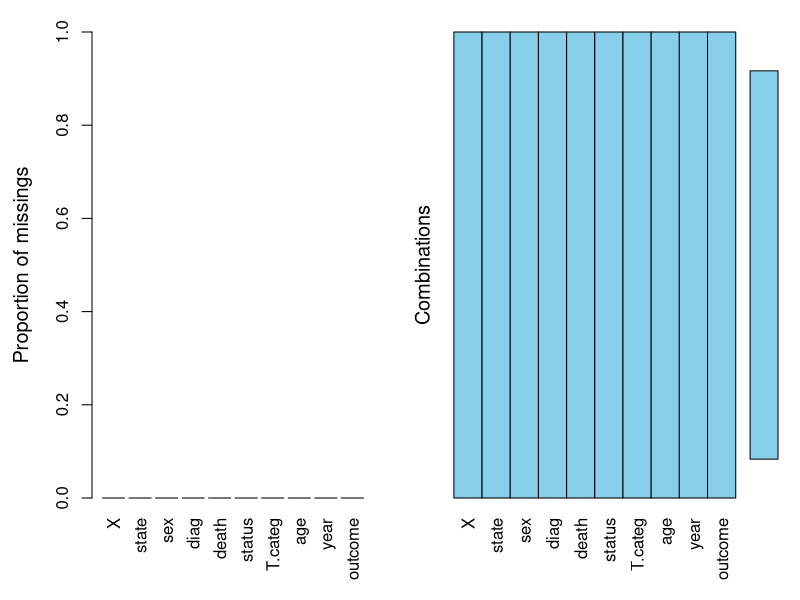
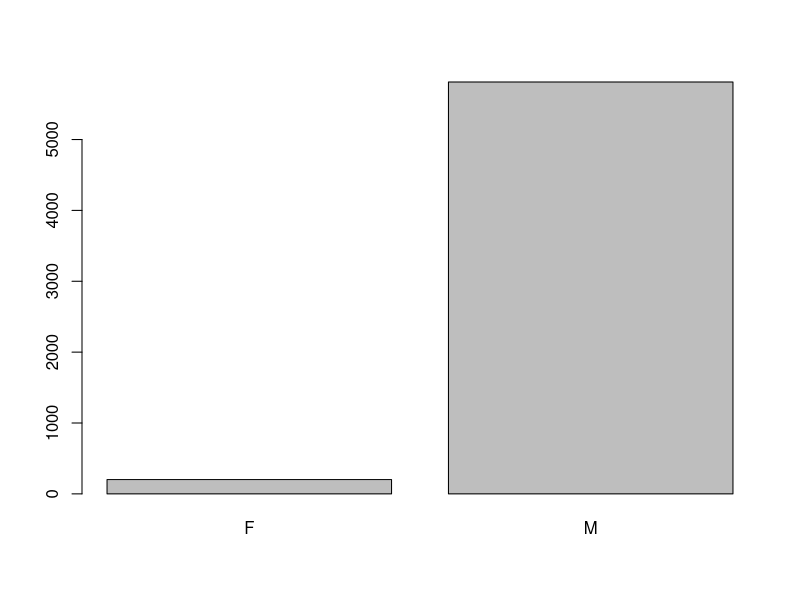
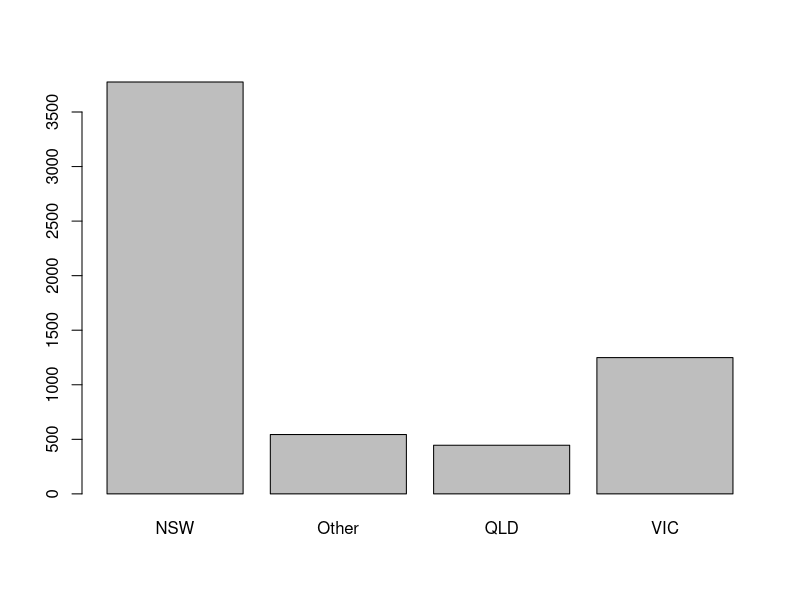
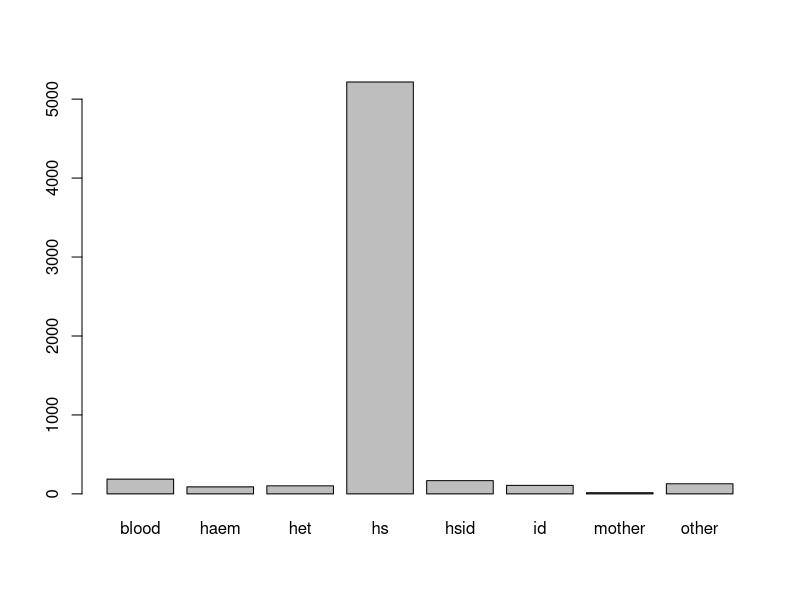
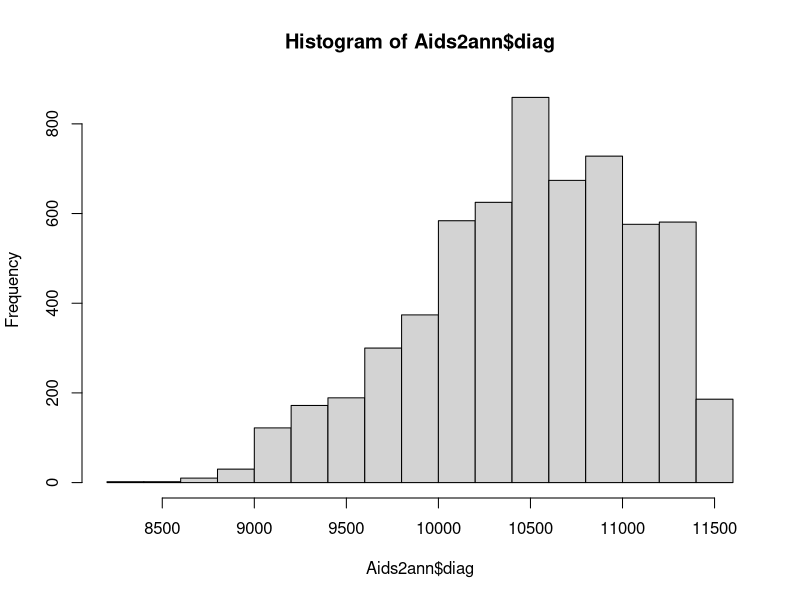
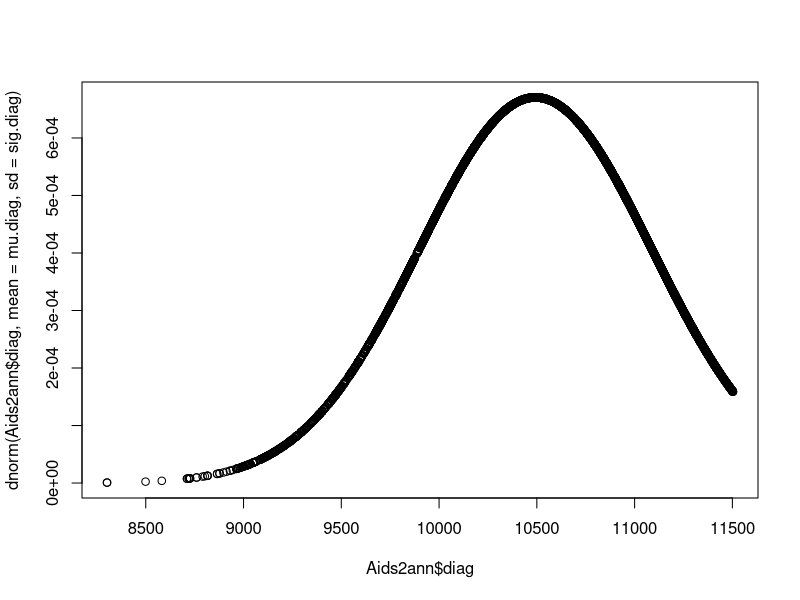
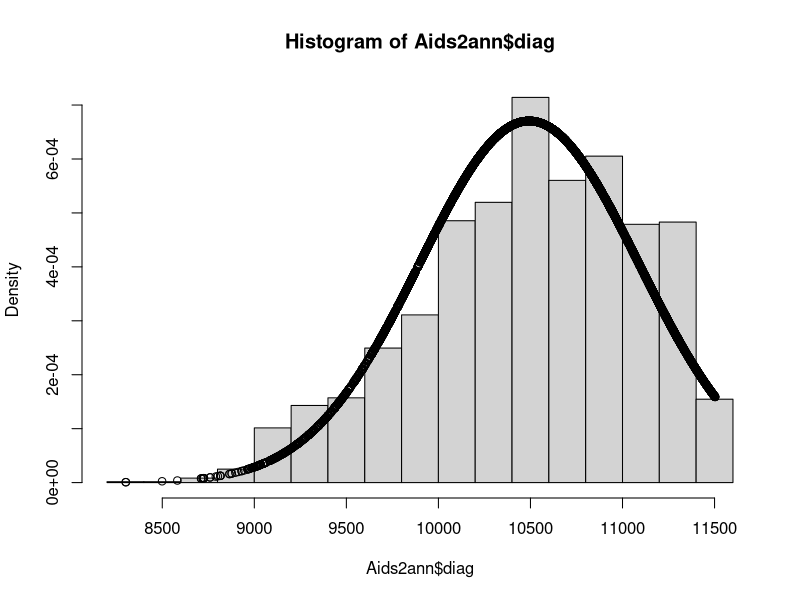
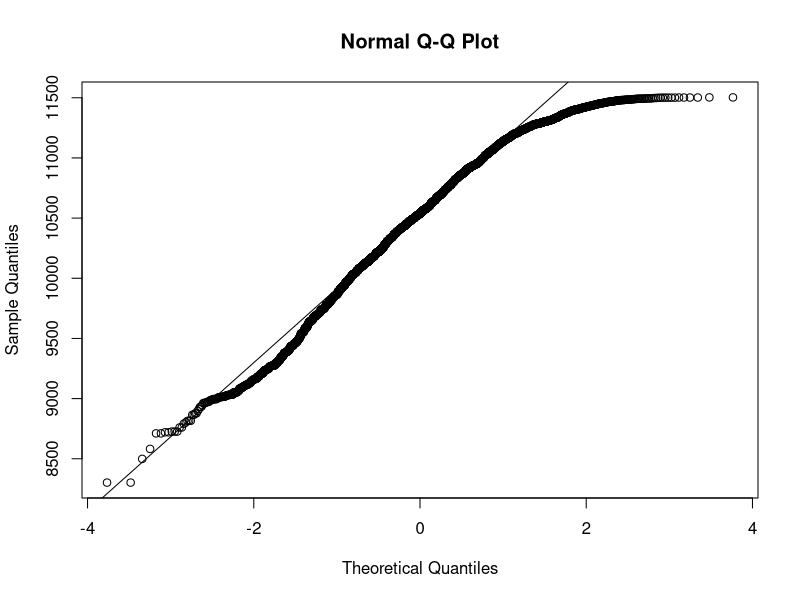

These charts were generated, in order, by the following R code: (Note: this script raises an error after producing the figures.)
#############################################
### Quantitative Data Analysis Coursework ###
#############################################

Aids2ann <- read.csv("Aids2ann.csv", header=TRUE)

### First have a look at the size of the data set, and the variables.

head(Aids2ann)
dim(Aids2ann)

###
### Missing data
###

library(VIM)
aggr(Aids2ann)

Aids2ann$state[is.na(Aids2ann$state)]
Aids2ann$sex[is.na(Aids2ann$sex)]
Aids2ann$diag[is.na(Aids2ann$diag)]
Aids2ann$death[is.na(Aids2ann$death)]
Aids2ann$status[is.na(Aids2ann$status)]
Aids2ann$T.categ[is.na(Aids2ann$T.categ)]
Aids2ann$age[is.na(Aids2ann$age)]
Aids2ann$year[is.na(Aids2ann$year)]
Aids2ann$outcome[is.na(Aids2ann$outcome)]

### No missing data

###
### Categorical Data ###
###

table(Aids2ann$state)
table(Aids2ann$sex)

### F    M 
### 202 5812 
### Females are way less than men -> the ratio between the two is less than 3.5% 
### First thing which is odd about the dataset

barplot(table(Aids2ann$sex))

table(Aids2ann$T.categ)

barplot(table(Aids2ann$state))
barplot(table(Aids2ann$T.categ))

unique(Aids2ann$sex)
unique(Aids2ann$T.categ)
unique(Aids2ann$status)
unique(Aids2ann$outcome)
unique(Aids2ann$year)

table(Aids2ann$sex,Aids2ann$T.categ)


###   blood haem  het   hs hsid   id mother other
### F    71    0   55    1    0   49      8    18
### M   116   89   47 5216  168   59      7   110

###
### Numerical Data
###

unique(Aids2ann$age)

### Diagnosis

quantile(Aids2ann$diag,p=c(0,0.025,0.25,0.5,0.75,0.975,1))

h.diag <- hist(Aids2ann$diag)
h.diag

mu.diag <- mean(Aids2ann$diag)
sig.diag <- sd(Aids2ann$diag)
plot(Aids2ann$diag,dnorm(Aids2ann$diag,mean=mu.diag,sd=sig.diag))

hist(Aids2ann$diag,freq=F)
points(Aids2ann$diag,dnorm(Aids2ann$diag,mean=mu.diag,sd=sig.diag))

qqnorm(Aids2ann$diag)
qqline(Aids2ann$diag)

### Hist diagnosis can be related to a normal curve
### Also the fited line and the QQ points show that it has a normal distribution

quantile(Aids2ann$death,p=c(0,0.025,0.25,0.5,0.75,0.975,1))

h.death <- hist(Aids2ann$death)
names(h.death)
h.death$breaks
h.death$counts

mu.death <- mean(Aids2ann$death)
sig.death <- sd(Aids2ann$death)
plot(Aids2ann$death,dnorm(Aids2ann$death,mean=mu.death,sd=sig.death))

hist(Aids2ann$death,freq=F)
points(Aids2ann$death,dnorm(Aids2ann$death,mean=mu.death,sd=sig.death))

qqnorm(Aids2ann$death)
qqline(Aids2ann$death)

### From every test it shows that it is too far from a normal dist
### The last number of deaths makes the whole data go into something
### more like an exponential thing

h.year <- hist(Aids2ann$year)
names(h.year)
h.year$breaks
h.year$counts

mu.year <- mean(Aids2ann$year)
sig.year <- sd(Aids2ann$year)
plot(Aids2ann$year,dnorm(Aids2ann$year,mean=mu.year,sd=sig.year))

hist(Aids2ann$year,freq=F)
points(Aids2ann$year,dnorm(Aids2ann$year,mean=mu.year,sd=sig.year))

qqnorm(Aids2ann$year)
qqline(Aids2ann$year)

### Good normal distribution cut at the end
### Not a lot of sense to look for a normal dist, observations will grow each year..

quantile(Aids2ann$age,p=c(0,0.025,0.25,0.5,0.75,0.975,1))

### 0%  2.5%   25%   50%   75% 97.5%  100% 
### 0    23    31    37    43    59    82 
### Data distribution is consistent

h.age <- hist(Aids2ann$age)
names(h.age)
h.age$breaks
h.age$counts

mu.age <- mean(Aids2ann$age)
sig.age <- sd(Aids2ann$age)
plot(Aids2ann$age,dnorm(Aids2ann$age,mean=mu.age,sd=sig.age))

hist(Aids2ann$age,freq=F)
points(Aids2ann$age,dnorm(Aids2ann$age,mean=mu.age,sd=sig.age))

qqnorm(Aids2ann$age)
qqline(Aids2ann$age)

### More a normal distribution than this one would have been hard



###
### Associations between variables ###
###

boxplot(Aids2ann$age~Aids2ann$T.categ)
t.test(Aids2ann$age~Aids2ann$T.categ=="het")

boxplot(Aids2ann$diag~Aids2ann$T.categ)

### Important graph, who has contracted the illness from the mother has a short lifespan
### To be seen in the regression as well

table(Aids2ann$age, Aids2ann$T.categ)

chisq.test(Aids2ann$age, Aids2ann$T.categ)

###Pearson's Chi-squared test

###data:  Aids2ann$age and Aids2ann$T.categ
###X-squared = 6984.1, df = 567, p-value < 2.2e-16

### The two variables should be highly correlated (dependent) with a p-value that small
### This goes well with the boxplot as well

boxplot(Aids2ann$year~Aids2ann$state)

chisq.test(Aids2ann$year, Aids2ann$state)

###	Pearson's Chi-squared test

###data:  Aids2ann$year and Aids2ann$state
###X-squared = 42.496, df = 27, p-value = 0.02939
###P-value = 2,9% reject the null hyp -> correlation

boxplot(Aids2ann$age~Aids2ann$state)

chisq.test(Aids2ann$age, Aids2ann$state)

###Pearson's Chi-squared test

###data:  Aids2ann$age and Aids2ann$state
###X-squared = 277.33, df = 243, p-value = 0.06436
###
###The p-val = 6,4% which means there is some evidence againts the null hyp

chisq.test(Aids2ann$status, Aids2ann$T.categ)

###	Pearson's Chi-squared test

###data:  Aids2ann$status and Aids2ann$T.categ
###X-squared = 52.862, df = 7, p-value = 3.947e-09
###The p-val << 0.1% means the null hyp is rejected hence the two var are dependent

chisq.test(Aids2ann$status, Aids2ann$state)

###Pearson's Chi-squared test

###data:  Aids2ann$status and Aids2ann$state
###X-squared = 18.918, df = 3, p-value = 0.0002843
###The p-val << 0.1% means the null hyp is rejected hence the two var are dependent

boxplot(Aids2ann$death~Aids2ann$status)
t.test(Aids2ann$death~Aids2ann$status)

###Welch Two Sample t-test

###data:  Aids2ann$death by Aids2ann$status
###t = 76.413, df = 3548.3, p-value < 2.2e-16
###alternative hypothesis: true difference in means is not equal to 0
###95 percent confidence interval:
###  714.7668 752.4123
###sample estimates:
###  mean in group A mean in group D 
###11503.01        10769.42
###
###There is a significant difference in the mean this is due to the fact that
###most end of obs are because the survey was done, the deaths are spread through all time


plot(Aids2ann$diag, Aids2ann$death)

###By this plot we understand that tere is a high chance of death right after the
###diagnosis, and then the possibility lowers. There is a straight line at 11500
###which shows the end of observations (it tricks the data a little bit)


###
### Logistic regression ###
###

contrasts(Aids2ann$T.categ)

mod <- glm(outcome~factor(T.categ)+age+year+factor(state), family = binomial, data = Aids2ann)
summary(mod)

mod1 <- glm(outcome~factor(T.categ)+age+year, family = binomial, data = Aids2ann)
summary(mod1)

mod2 <- glm(outcome~factor(T.categ)+age+year+factor(state)+factor(sex), family = binomial, data = Aids2ann)
summary(mod2)

mod3 <- glm(outcome~age+year, family = binomial, data = Aids2ann)
summary(mod3)

mod4 <- glm(outcome~age+year+factor(T.categ)+factor(sex), family = binomial, data = Aids2ann)
summary(mod4)

### Mod dovrebbe essere migliore di mod1
### Cerco di migliorarlo

library(lmtest)
lrtest(mod1)
lrtest(mod1, mod)
lrtest(mod1, mod2)
lrtest(mod1, mod3)
lrtest(mod1, mod4)

mod.resid <- resid(mod)
plot(Aids2ann$year, mod.resid) 

confint(mod1)
